Frame 1 (no input): blank canvas, image omitted
Frame 60 (no input): blank canvas, image omitted
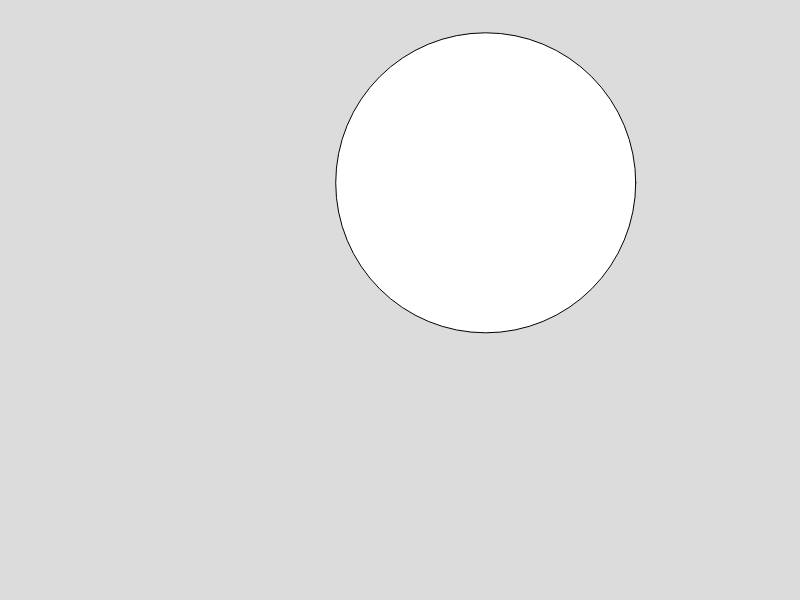
Frame 120 (the mouse pressed at the canvas centre since frame 60)

The p5.js sketch whose frames 1 and 60 were blank and that drew this single picture after the mouse press (run headless with seeded random() and noise() and a simulated clock; from frame 60 on, the mouse is pressed at the canvas centre):

// p5.js sketch
// ── sketch.js
// this is a global variable
// it can be accessed anywhere in the program
let myVar = 10;

// circle variables
let yPos, xPos;

function mousePressed(){
    // update the yPos variable
     yPos =random(100, height-100);
}

function setup() {
    createCanvas(800, 600);
    myVar = 100; // changing a global variable

    // set the values in the circle variables
    yPos = height/2;
    xPos =random(200, width-200);
}

function draw() {
    background(220);
    // a local variable, not accessiable
    // outside the draw function
    let circleSize = mouseY;
    ellipse(xPos, yPos, circleSize);
}
